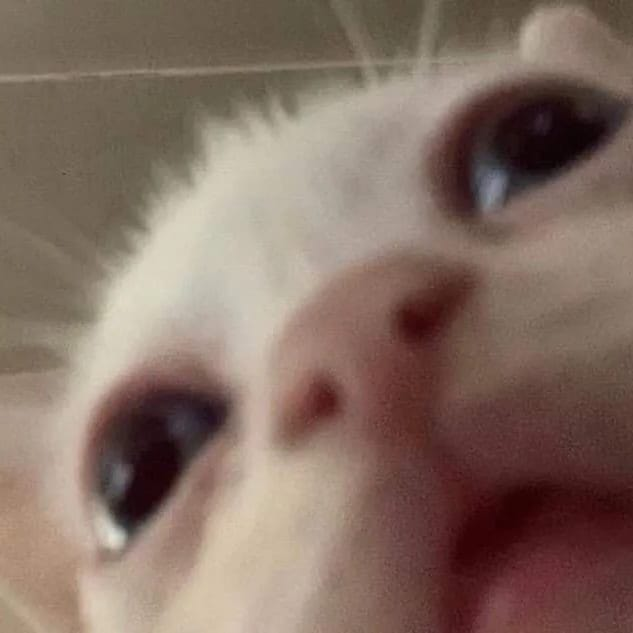
#> input picture meet_my_electronic_pet_goofy.jpg, 633 x 633 px, found by its file name
$ python 'Rotation of an image.py'
#> lines starting #> are read from the running program, lines starting #| are printed output that depends on the picture
import cv2
import numpy as np

#reading an image in greyscale
img = cv2.imread(r"C:\Users\s44nidhya\Docs\meet_my_electronic_pet_goofy.jpg", 0)
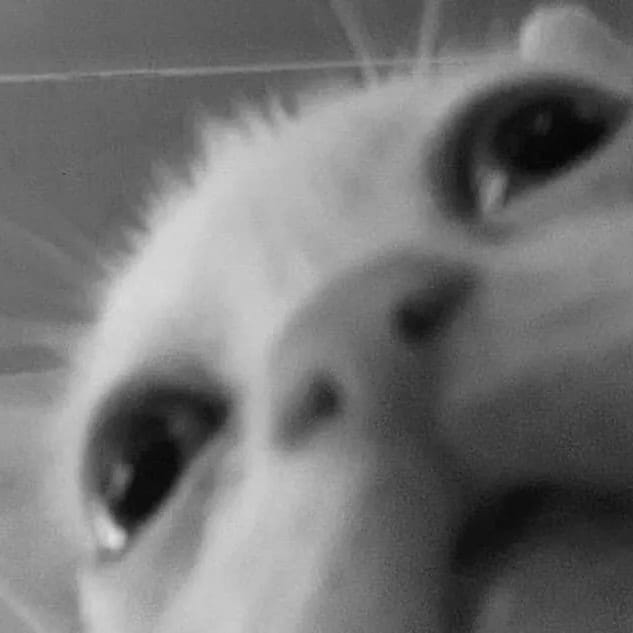
#> img: shape (633, 633); min 4, max 224, mean 116.1
rows, cols = img.shape
#> rows = 633; cols = 633

# Define rotation matrix to rotate the image by 90 degrees
M = cv2.getRotationMatrix2D((cols/2, rows/2), 45, 1)

# Apply the rotation
dst = cv2.warpAffine(img, M , (cols, rows))
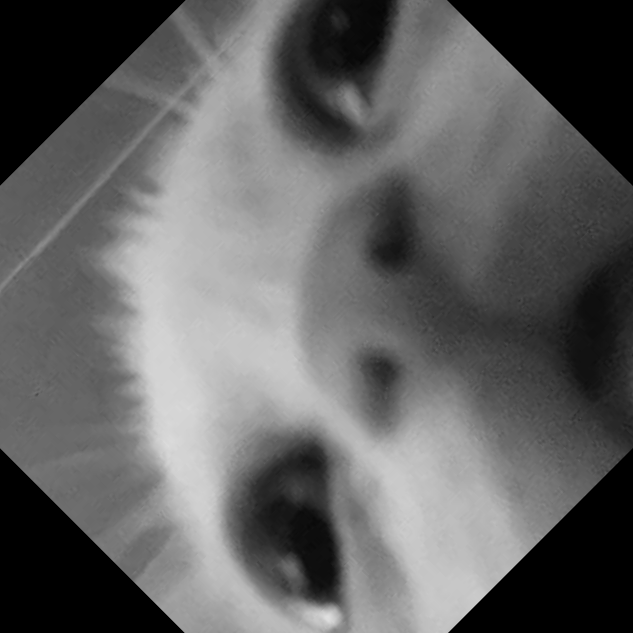
#> dst: shape (633, 633); min 0, max 223, mean 97.9

# Display the original and rotated images
cv2.imshow('Original Image ', img)
cv2.imshow('Rotation_img', dst)
cv2.waitKey(0)
cv2.destroyAllWindows()
